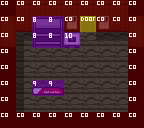

A level layout from a 2D game, rendered from its tile map. Below: a short description, then the map file with its tile-grid data intact:
An orthogonal 9x8 tile map with 16x16 px tiles, 3 tile layers (Tile Layer 1, Tile Layer 2, Tile Layer 3), 2 tilesets.

<map version="1.2" tiledversion="1.2.4" orientation="orthogonal" renderorder="right-down" width="9" height="8" tilewidth="16" tileheight="16" infinite="0" nextlayerid="10" nextobjectid="1">
 <tileset firstgid="1" source="../tilesets/world-tileset.tsx" />
 <tileset firstgid="4097" source="../tilesets/collision-tileset.tsx" />
 <layer id="7" name="Tile Layer 1" width="9" height="8">
  <data encoding="csv">
1,4,4,4,4,4,4,4,1,
3,68,68,68,1026,259,1026,68,3,
67,193,129,129,129,2,129,129,67,
1,66,2,2,2,2,2,2,1,
1,66,2,2,2,2,2,2,1,
1,66,2,2,2,2,2,2,1,
1,66,2,2,2,2,2,2,1,
1,1,1,1,1,1,1,1,1
</data>
 </layer>
 <layer id="8" name="Tile Layer 2" width="9" height="8">
  <data encoding="csv">
0,0,0,0,0,0,0,0,0,
0,0,135,136,0,0,0,0,0,
0,0,199,200,961,0,0,0,0,
0,0,0,0,0,0,0,0,0,
0,0,0,0,0,0,0,0,0,
0,0,897,898,0,0,0,0,0,
0,0,0,0,0,0,0,0,0,
0,0,0,0,0,0,0,0,0
</data>
 </layer>
 <layer id="9" name="Tile Layer 3" width="9" height="8">
  <data encoding="csv">
4098,4098,4098,4098,4098,4098,4098,4098,4098,
4098,4098,4105,4105,4098,4099,4098,4098,4098,
4098,0,4105,4105,4107,0,0,0,4098,
4098,0,0,0,0,0,0,0,4098,
4098,0,0,0,0,0,0,0,4098,
4098,0,4106,4106,0,0,0,0,4098,
4098,0,0,0,0,0,0,0,4098,
4098,4098,4098,4098,4098,4098,4098,4098,4098
</data>
 </layer>
</map>
